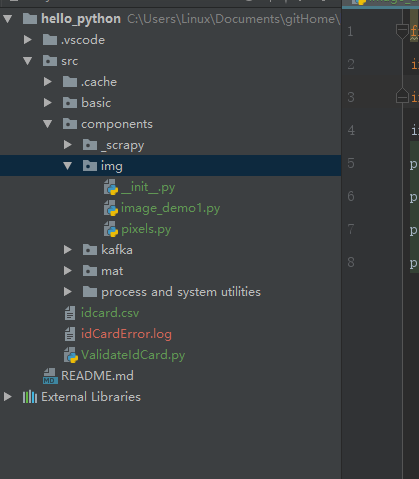
#> input picture src/components/img/ex.png, 419 x 479 px
$ python twopoint.py
#> lines starting #> are read from the running program, lines starting #| are printed output that depends on the picture; after the words box and inside, x2 and y2 are one past the last pixel; in counts of white or black regions, pixels touching at a corner belong together
import matplotlib.pyplot as plt
import numpy as np
from PIL import Image

img = np.array(Image.open('ex.png').convert('L'))
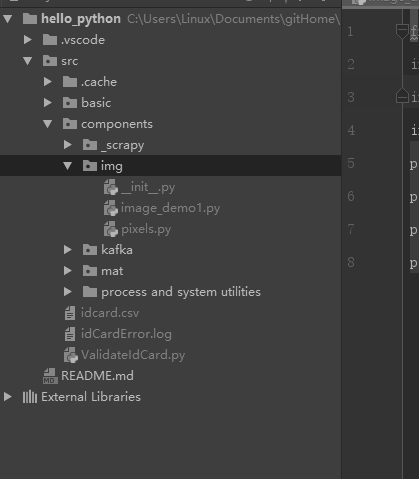
#> img: shape (479, 419); min 35, max 187, mean 62.2

rows, cols = img.shape
#> rows = 479; cols = 419
for i in range(rows):
    for j in range(cols):
        if img[i, j] <= 128:
            img[i, j] = 0
        else:
            img[i, j] = 1
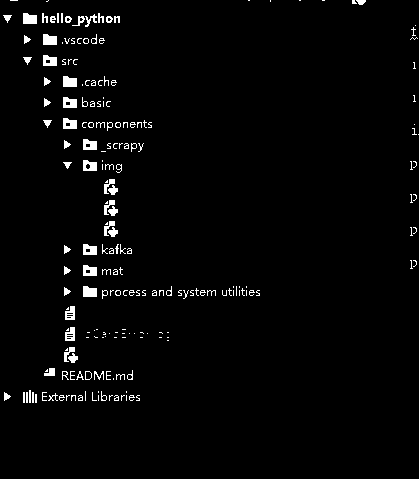
#> img: shape (479, 419); values 0 (black) and 1 (white), 2.5% white; 210 white regions (135 under 20 px), largest, box (x1, y1, x2, y2) and area: (23, 13, 37, 24) 137, (43, 34, 57, 45) 137, (63, 76, 77, 87) 137

plt.figure("lena")
plt.imshow(img, cmap='gray')
plt.axis('off')
plt.show()
